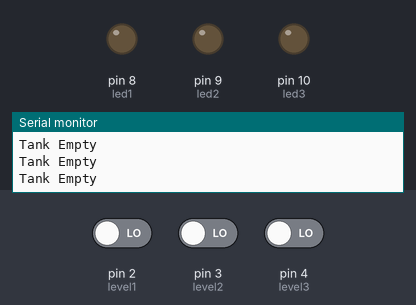
The sketch below on a simulated Arduino Uno, built with avr-gcc and run on an emulated ATmega328P. On the bench: output pins drawn as LEDs (lit = HIGH), the last lines printed to the serial monitor. The inputs (shaded band) are chosen by the test bench; at power-on: pin 2 (level1) LOW, pin 3 (level2) LOW, pin 4 (level3) LOW.

Above: at 1.8 s.
1.9 s: pin 2 (level1) driven HIGH
At 2.4 s:
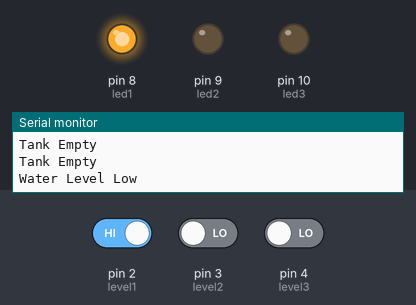
3.5 s: pin 3 (level2) driven HIGH
At 4.7 s:
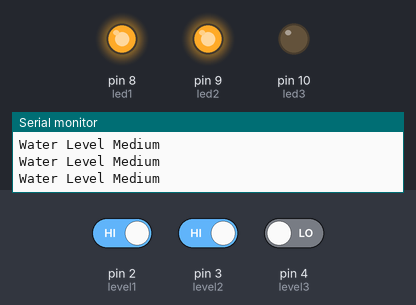
5.0 s: pin 4 (level3) driven HIGH
At 5.9 s:
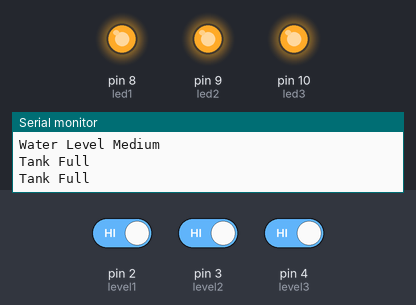
6.5 s: pin 2 (level1) driven LOW
At 7.1 s:
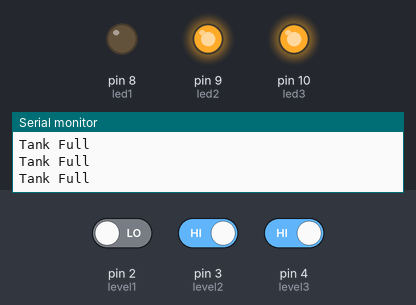
8.0 s: pin 3 (level2) driven LOW
At 9.2 s:
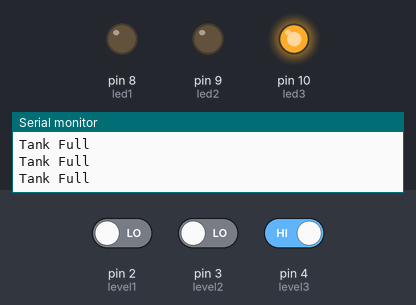
9.5 s: pin 2 (level1) driven HIGH
At 10.6 s:
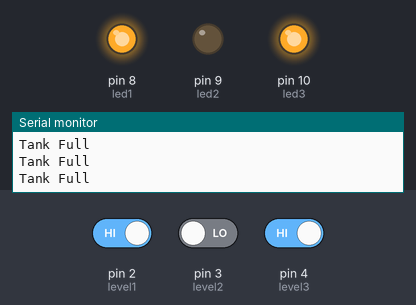
Timing chart, 0 to 12.0 s (numbered marks = the images above; inputs shaded):
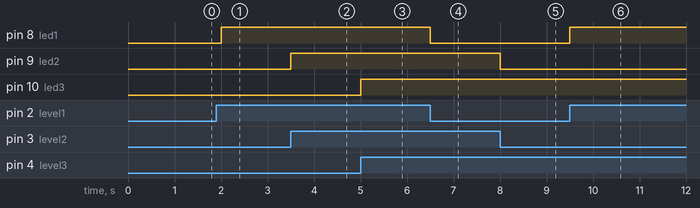

The sketch:

water_level_indicator.ino
```cpp
int level1 = 2;
int level2 = 3;
int level3 = 4;

int led1 = 8;
int led2 = 9;
int led3 = 10;

void setup()
{
  pinMode(level1, INPUT);
  pinMode(level2, INPUT);
  pinMode(level3, INPUT);

  pinMode(led1, OUTPUT);
  pinMode(led2, OUTPUT);
  pinMode(led3, OUTPUT);

  Serial.begin(9600);
}

void loop()
{
  int l1 = digitalRead(level1);
  int l2 = digitalRead(level2);
  int l3 = digitalRead(level3);

  digitalWrite(led1, l1);
  digitalWrite(led2, l2);
  digitalWrite(led3, l3);

  if(l3 == HIGH)
  {
    Serial.println("Tank Full");
  }
  else if(l2 == HIGH)
  {
    Serial.println("Water Level Medium");
  }
  else if(l1 == HIGH)
  {
    Serial.println("Water Level Low");
  }
  else
  {
    Serial.println("Tank Empty");
  }

  delay(500);
}
```

Measured:
- after the input at 1.9 s, pin 8 (led1): LOW → HIGH after 0.10 s
- after the input at 3.5 s, pin 9 (led2): LOW → HIGH at once
- after the input at 5.0 s, pin 10 (led3): LOW → HIGH at once
- after the input at 6.5 s, pin 8 (led1): HIGH → LOW at once
- after the input at 8.0 s, pin 9 (led2): HIGH → LOW at once
- after the input at 9.5 s, pin 8 (led1): LOW → HIGH at once
